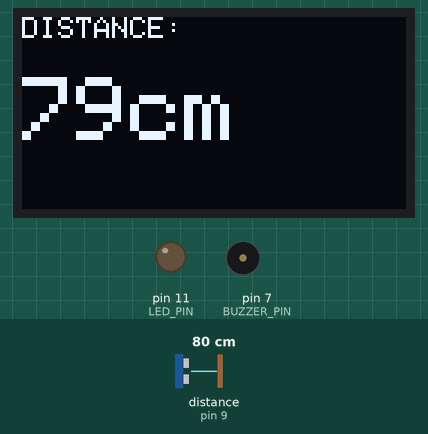
Bench run of a sketch on a simulated Arduino Uno, built with avr-gcc and run on an emulated ATmega328P. Parts: 128×64 one-colour display, output pins drawn as LEDs (lit = HIGH), buzzer (waves = sounding, pin HIGH). Wiring (inferred from the names in the program): ultrasonic range finder: trigger pin 8; echo pin 9. The inputs (shaded band) are chosen by the test bench; at power-on: distance to the obstacle (sensor on pin 9) 80 cm. The echo pulse lasts 58.3 µs per cm; pins used as bus, display or sensor lines are not drawn; what the sketch prints to the serial monitor is not drawn.

Above: at 2.2 s.
2.3 s: distance to the obstacle (sensor on pin 9) set to 67 cm
At 3.7 s:
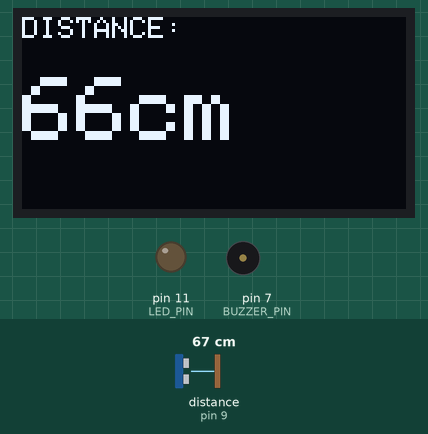
4.0 s: distance to the obstacle (sensor on pin 9) set to 58 cm
At 5.2 s:
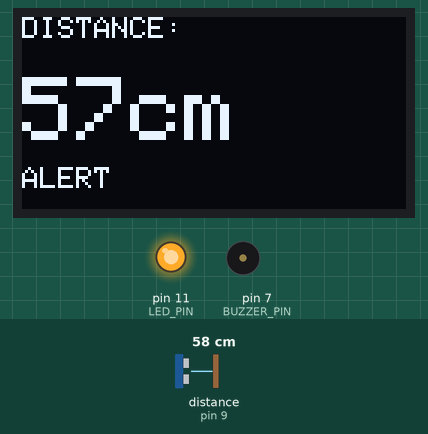
5.5 s: distance to the obstacle (sensor on pin 9) set to 35 cm
At 6.3 s:
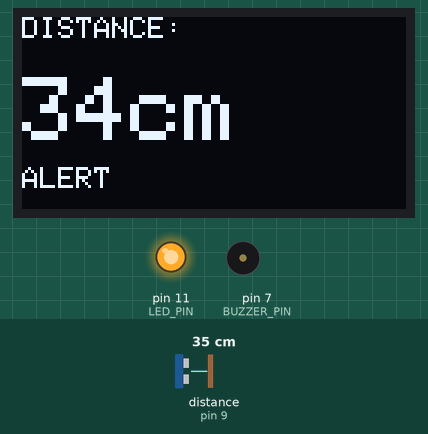
7.0 s: distance to the obstacle (sensor on pin 9) set to 27 cm
At 7.43 s:
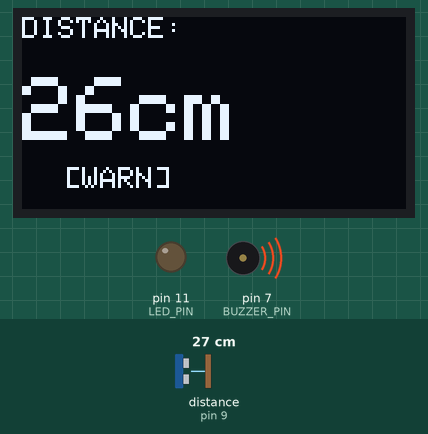
9.0 s: distance to the obstacle (sensor on pin 9) set to 33 cm
At 9.12 s:
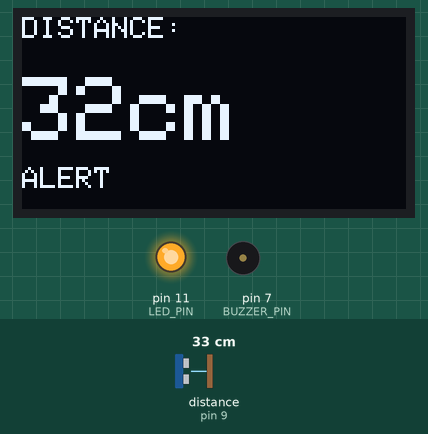
10.5 s: distance to the obstacle (sensor on pin 9) set to 250 cm
At 11.0 s:
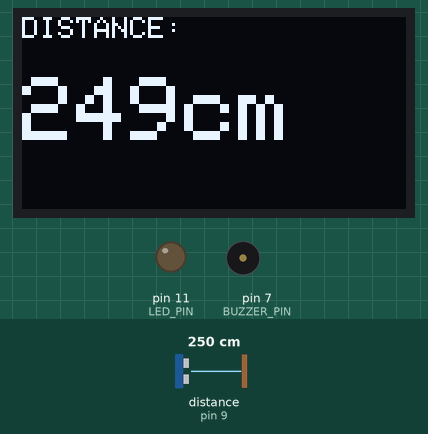
Timing chart, 0 to 13.1 s (numbered marks = the images above; inputs shaded):
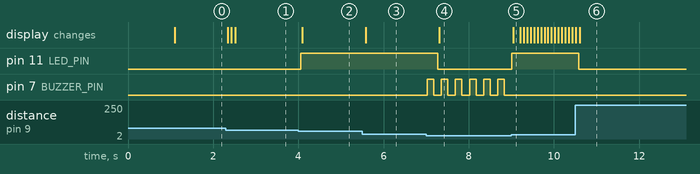

The sketch:

smart_parking_assist.ino
```cpp
#include <Wire.h>
#include <Adafruit_GFX.h>
#include <Adafruit_SSD1306.h>

// ==================== OLED CONFIGURATION ====================
#define SCREEN_WIDTH 128
#define SCREEN_HEIGHT 64
#define OLED_RESET -1
#define OLED_ADDRESS 0x3C

Adafruit_SSD1306 display(
  SCREEN_WIDTH,
  SCREEN_HEIGHT,
  &Wire,
  OLED_RESET
);

// ==================== PIN CONFIGURATION ====================
const int TRIG_PIN = 8;
const int ECHO_PIN = 9;
const int LED_PIN = 11;
const int BUZZER_PIN = 7;

// ==================== VARIABLES ====================
unsigned long echoTime;
int distanceCm;

// ==================== SETUP ====================
void setup() {

  // Configure pins
  pinMode(TRIG_PIN, OUTPUT);
  pinMode(ECHO_PIN, INPUT);
  pinMode(LED_PIN, OUTPUT);
  pinMode(BUZZER_PIN, OUTPUT);

  // Start Serial Monitor
  Serial.begin(9600);

  // Start I2C communication
  Wire.begin();
  Wire.setClock(100000);
  Wire.setWireTimeout(3000, true);

  // Initialize OLED
  if (!display.begin(SSD1306_SWITCHCAPVCC, OLED_ADDRESS)) {

    Serial.println(
      "SSD1306 allocation failed! "
      "Check wiring or OLED address."
    );

    // Blink LED continuously if OLED initialization fails
    while (1) {

      digitalWrite(LED_PIN, HIGH);
      delay(200);

      digitalWrite(LED_PIN, LOW);
      delay(200);
    }
  }

  // Welcome message
  display.clearDisplay();

  display.setTextColor(WHITE);
  display.setTextSize(2);
  display.setCursor(15, 20);

  display.print("WELCOME");
  display.display();

  delay(1000);
}

// ==================== MAIN LOOP ====================
void loop() {

  // =========================================================
  // 1. ULTRASONIC SENSOR
  // =========================================================

  // Send ultrasonic trigger pulse
  digitalWrite(TRIG_PIN, LOW);
  delayMicroseconds(5);

  digitalWrite(TRIG_PIN, HIGH);
  delayMicroseconds(10);

  digitalWrite(TRIG_PIN, LOW);

  // Measure echo pulse duration
  // Timeout = 30 ms
  echoTime = pulseIn(ECHO_PIN, HIGH, 30000);

  // Check whether an echo was received
  if (echoTime == 0) {

    // No echo received
    distanceCm = 999;

  } else {

    // Calculate distance in centimeters
    distanceCm = echoTime * 0.0343 / 2;
  }

  // =========================================================
  // 2. SERIAL MONITOR
  // =========================================================

  Serial.print("Echo Time = ");
  Serial.print(echoTime);

  Serial.print(" us    Distance = ");
  Serial.print(distanceCm);

  Serial.println(" cm");

  // =========================================================
  // 3. BUZZER WARNING
  // =========================================================

  if (distanceCm <= 30) {

    // Object is very close
    digitalWrite(BUZZER_PIN, HIGH);
    delay(150);

    digitalWrite(BUZZER_PIN, LOW);
    delay(100);

  } else {

    digitalWrite(BUZZER_PIN, LOW);
  }

  // =========================================================
  // 4. LED ALERT
  // =========================================================

  if (distanceCm > 30 && distanceCm <= 60) {

    // Object is within alert range
    digitalWrite(LED_PIN, HIGH);

  } else {

    digitalWrite(LED_PIN, LOW);
  }

  // =========================================================
  // 5. OLED DISPLAY
  // =========================================================

  display.clearDisplay();

  // Display title
  display.setTextColor(WHITE);
  display.setTextSize(1);
  display.setCursor(0, 0);

  display.print("DISTANCE:");

  // Display distance
  display.setTextSize(3);
  display.setCursor(0, 20);

  if (distanceCm == 999) {

    // No valid distance
    display.print("---");

  } else {

    display.print(distanceCm);
    display.print("cm");
  }

  // =========================================================
  // 6. WARNING / ALERT MESSAGE
  // =========================================================

  if (distanceCm <= 30) {

    // Very close object
    display.setTextSize(1);
    display.setCursor(14, 50);

    display.print("[WARN]");

  } else if (distanceCm > 30 && distanceCm <= 60) {

    // Moderate distance
    display.setTextSize(1);
    display.setCursor(0, 50);

    display.print("ALERT");
  }

  // Send complete frame to OLED
  display.display();

  // Small delay before next measurement
  delay(50);
}
```

Measured:
- the behaviour switches between 62 and 61 cm on distance to the obstacle (sensor on pin 9) (found by bisection; images 1 and 2)
- the behaviour switches between 32 and 31 cm on distance to the obstacle (sensor on pin 9) (found by bisection; images 3 and 4)
- after the input at 2.3 s, the display: changes after 0.05 s (image 1)
- after the input at 4.0 s, pin 11 (LED_PIN): LOW → HIGH after 0.06 s; the display: changes after 0.09 s (image 2)
- after the input at 5.5 s, the display: changes after 0.08 s (image 3)
- after the input at 7.0 s, pin 11 (LED_PIN): HIGH → LOW after 0.28 s; pin 7 (BUZZER_PIN): alternates HIGH for 0.15 s and LOW for 0.18 s, starting at once; the display: changes after 0.30 s (image 4)
- after the input at 9.0 s, pin 11 (LED_PIN): LOW → HIGH at once; pin 7 (BUZZER_PIN): stops changing and stays LOW; the display: changes at once (image 5)
- after the input at 10.5 s, pin 11 (LED_PIN): HIGH → LOW after 0.08 s; the display: first differs from a run without the input after 0.11 s (image 6)
